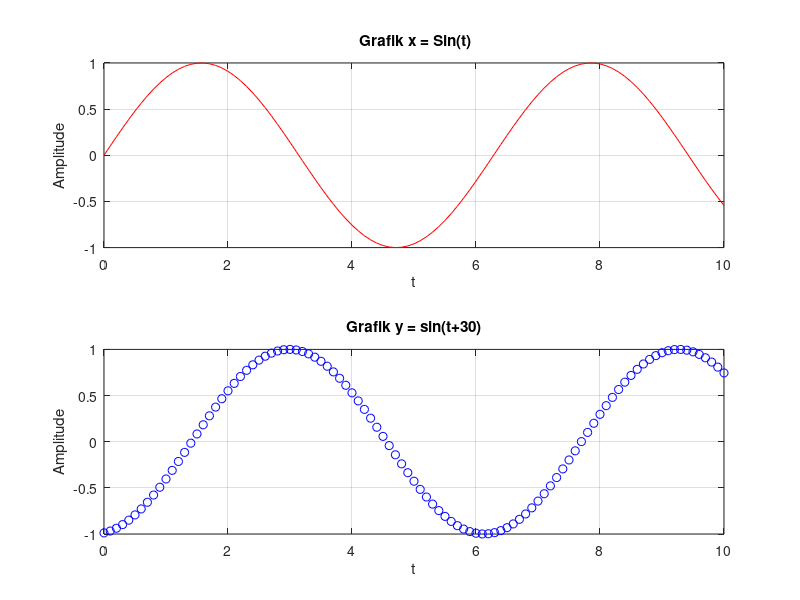

This chart was generated by the following MATLAB code:
t=0:0.1:10;
x=sin(t);
y=sin(t+30);
subplot(2,1,1)
plot(t,x,'r-')
grid on
 xlabel('t'),ylabel('Amplitude')
title(' Grafik x = Sin(t)')
subplot(2,1,2)
plot(t,y,'bo')
grid on
 xlabel('t'),ylabel('Amplitude')
grid on
title('Grafik y = sin(t+30)')
hold off